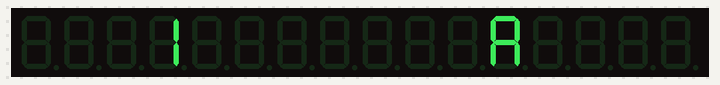
Bench run of a program on a simulated Raspberry Pi Pico running MicroPython. Shown: 16-digit seven-segment display.

Above: at 0.1 s.
At 5.1 s:
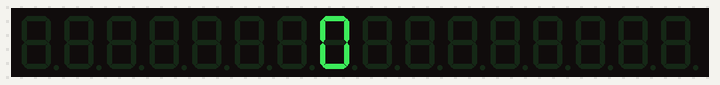
At 13.6 s:
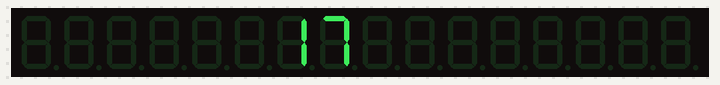
At 22.1 s:
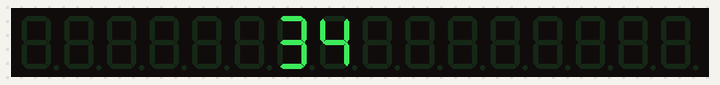
At 29.7 s:
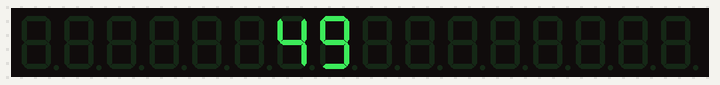
At 39.2 s:
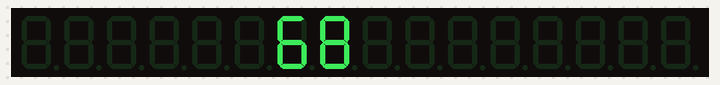

The program:

MAX7219_7_Segment_8_Digit_No_Library_2_Displays_Program_3.py
```python
# Using 8-Digit 7-Segment Display with MAX7219 Driver Chip
#
# No Library! Two Displays
# Add functions to operate more efficiently
# Program 3
#
# VCC to 5V rail
# GND Pin to GND rail
# DIN Pin to SPI0 TX - GP19
# CS Pin to SPI0 CSn - GP17
# CLK Pin to SPI0 SCK - GP18
#
# Lori Pfahler
# August 2025

from machine import Pin, SPI
import utime

# Control pins for display
DIN = Pin(19, Pin.OUT)
CLK = Pin(18, Pin.OUT)
CS = Pin(17, Pin.OUT) # also called LOAD on some display modules

# set up the SPI bus
spi = SPI(0, baudrate=100000, polarity=0, phase=0, sck=CLK, mosi=DIN)

# define register addresses
NOOP = 0x00
DIGIT0 = 0x01 # right-most digit
DIGIT1 = 0x02
DIGIT2 = 0x03
DIGIT3 = 0x04
DIGIT4 = 0x05
DIGIT5 = 0x06
DIGIT6 = 0x07
DIGIT7 = 0x08 # left-most digit
DECODEMODE = 0x09
INTENSITY = 0x0A
SCANLIMIT = 0x0B
SHUTDOWN = 0x0C
DISPLAYTEST = 0x0F

# character map in binary format for readability/modification ease
# segment order is DP, A, B, C, D, E, F, G - order needed for MAX7219
# adapted from https://github.com/pdwerryhouse/max7219_8digit
CHAR_MAP = {
    '0': 0b01111110, '1': 0b00110000, '2': 0b01101101, '3': 0b01111001,
    '4': 0b00110011, '5': 0b01011011, '6': 0b01011111, '7': 0b01110000,
    '8': 0b01111111, '9': 0b01111011, 'a': 0b01110111, 'b': 0b00011111,
    'c': 0b01001110, 'd': 0b00111101, 'e': 0b01001111, 'f': 0b01000111,
    'g': 0b01111011, 'h': 0b00110111, 'i': 0b00110000, 'j': 0b00111100,
    'k': 0b01010111, 'l': 0b00001110, 'm': 0b01010100, 'n': 0b00010101,
    'o': 0b00011101, 'p': 0b01100111, 'q': 0b01110011, 'r': 0b00000101,
    's': 0b01011011, 't': 0b00001111, 'u': 0b00011100, 'v': 0b00111110,
    'w': 0b00101010, 'x': 0b00110111, 'y': 0b00111011, 'z': 0b01101101,
    'A': 0b01110111, 'B': 0b00011111, 'C': 0b01001110, 'D': 0b00111101,
    'E': 0b01001111, 'F': 0b01000111, 'G': 0b01111011, 'H': 0b00110111,
    'I': 0b00110000, 'J': 0b00111100, 'K': 0b01010111, 'L': 0b00001110,
    'M': 0b01010100, 'N': 0b00010101, 'O': 0b00011101, 'P': 0b01100111,
    'Q': 0b01110011, 'R': 0b00000101, 'S': 0b01011011, 'T': 0b00001111,
    'U': 0b00011100, 'V': 0b00111110, 'W': 0b00101010, 'X': 0b00110111,
    'Y': 0b00111011, 'Z': 0b01101101, ' ': 0b00000000, '-': 0b01000000,
    '.': 0b10000000, '*': 0b01100011, "'": 0b00000010, ',': 0b00011000,
    '=': 0b00001001, '!': 0b10000110, '<': 0b01100001, '>': 0b01000011,
    '?': 0b11100101, '@': 0b01111101, '+': 0b00110001,
}

# function to lookup a character in CHAR_MAP
def get_char(char):
    value = CHAR_MAP.get(char)
    if value == None:
        value = 0b00000000
    return value

# variable to use decode mode (True) or no decode mode (False)
# you can change decodemode value(s) per position as needed at start of program
# I think all on or all off would be the most likely choices
decode = False

# send commands and values for two displays
# Must send No-Op command to display that is not being addressed
# (0x00, 0x00) or (NOOP, 0x00)
def send_cmd(address1, value1, address2, value2):
    CS.value(0)
    spi.write(bytes([address2, value2]))
    spi.write(bytes([address1, value1]))
    CS.value(1)

# blank/clear two displays
def clear():
    global decode
    # if decode is True
    if decode == True:
        # clear first display - send blank
        for value in range(1, 9):
            send_cmd(NOOP, 0x00, value, 0x0F)
        # clear second display - send blank
        for value in range(1, 9):
            send_cmd(value, 0x0F, NOOP, 0x00)
    else:
    # if decode is False
        # clear second display - send 0b00000000 (0x00)
        for value in range(1, 9):
            send_cmd(NOOP, 0x00, value, 0b00000000)
        # clear second display - send 0b00000000 (0x00)
        for value in range(1, 9):
            send_cmd(value, 0b00000000, NOOP, 0x00)

# initialize
def initialize():
    global decode
    # set CS pin to high
    CS.value(1)
    # write test command off
    send_cmd(DISPLAYTEST, 0x00, NOOP, 0x00)
    send_cmd(NOOP, 0x00, DISPLAYTEST, 0x00)
    # set normal operation
    send_cmd(SHUTDOWN, 0x01, NOOP, 0x00)
    send_cmd(NOOP, 0x00, SHUTDOWN, 0x01)
    # enable all digits
    send_cmd(SCANLIMIT, 0x07, NOOP, 0x00)
    send_cmd(NOOP, 0x00, SCANLIMIT, 0x07)
    # set brightness
    send_cmd(INTENSITY, 0x05, NOOP, 0x00)
    send_cmd(NOOP, 0x00, INTENSITY, 0x05)
    # if decode = True, turn on decode mode for all digits
    if decode == True:
        send_cmd(DECODEMODE, 0xFF, NOOP, 0x00)
        send_cmd(NOOP, 0x00, DECODEMODE, 0xFF)
    # if decode = False, turn decode mode off for all digits
    else:
        send_cmd(DECODEMODE, 0x00, NOOP, 0x00)
        send_cmd(NOOP, 0x00, DECODEMODE, 0x00)
    # clear display
    clear()


# test my functions

initialize()

# send character from CHAR_MAP to first display
send_cmd(DIGIT4, get_char('A'), NOOP, 0x00)
# send character from CHAR_MAP to second display
send_cmd(NOOP, 0x00, DIGIT4, get_char('1'))
utime.sleep(5)

clear()

try:
    while True:
        # counter on second display from 0 to 9999
        for i in range(10000):
            # get the digits in the ones, tens, hundreds, and thousands place
            digit_ones = str((i % 10) // 1)
            digit_tens = str((i % 100) // 10)
            digit_hundreds = str((i % 1000) // 100)
            digit_thousands = str((i % 10000) // 1000)
            # clear out leading zeros so they do not show on display
            if digit_thousands == '0':
                digit_thousands = ' '
                if digit_hundreds == '0':
                    digit_hundreds = ' '
                    if digit_tens == '0':
                        digit_tens = ' '
            # send the count to the LED display
            send_cmd(NOOP, 0x00, DIGIT0, get_char(digit_ones))
            send_cmd(NOOP, 0x00, DIGIT1, get_char(digit_tens))
            send_cmd(NOOP, 0x00, DIGIT2, get_char(digit_hundreds))
            send_cmd(NOOP, 0x00, DIGIT3, get_char(digit_thousands))
            utime.sleep(0.5)

except KeyboardInterrupt:
    clear()
```

Measured:
- what the display in image 4 shows lasts 0.5 s, from 29.6 s to 30.1 s
